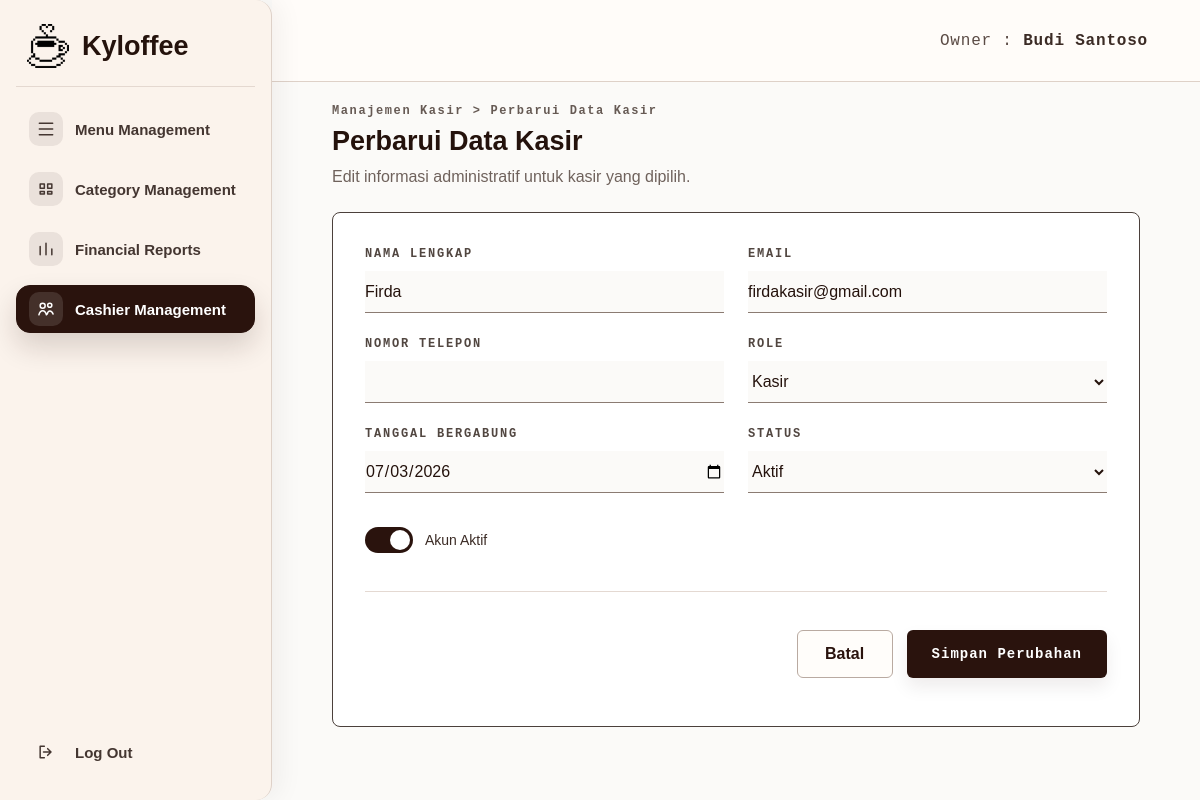
/owner/users/7/edit (signed in), run on the app's committed database.
### tables this page shows
CREATE TABLE users (
                id INTEGER PRIMARY KEY AUTOINCREMENT,
                full_name TEXT NOT NULL,
                email TEXT UNIQUE NOT NULL,
                password_hash TEXT NOT NULL,
                role TEXT NOT NULL,
                created_at TIMESTAMP DEFAULT CURRENT_TIMESTAMP
            , staff_phone TEXT, staff_position TEXT DEFAULT 'Staff', joined_date TEXT, staff_status TEXT DEFAULT 'Aktif', is_active INTEGER NOT NULL DEFAULT 1, owner_id INTEGER);

### app.py (the view, shortened to what this page needs)
@app.route("/owner/users/<int:staff_id>/edit", methods=["GET", "POST"])
@owner_required
def owner_users_edit(staff_id):
    init_db()
    db = get_db()
    role_where = cashier_role_filter("role")
    staff = db.execute(
        f"""
        SELECT id, full_name, email, staff_phone, staff_position, joined_date, staff_status, is_active, created_at
        FROM users
        WHERE id = ? AND {role_where} AND owner_id = ?
        """,
        (staff_id, *CASHIER_ROLE_ALIASES, session.get("user_id")),
    ).fetchone()
    if staff is None:
        flash("Data kasir tidak ditemukan.", "error")
        return redirect(url_for("owner_staff"))
    staff_data = format_staff_member(staff)
    return render_template(
        "owner_staff_edit.html",
        owner_name=get_owner_name(),
        active_page="staff",
        staff=staff_data,
        form_data={},
        staff_positions=STAFF_POSITIONS,
        staff_statuses=STAFF_STATUSES,
        errors=[],
    )

### app.py (called while the page is built, shortened)
def get_db():
    global REMOTE_DB_FAILED
    if "db" not in g:
        should_try_mysql = DB_USE_MYSQL and not (REMOTE_DB_FAILED and DB_FALLBACK_SQLITE)
        sqlite_conn = sqlite3.connect(DATABASE)
        sqlite_conn.row_factory = sqlite3.Row
        g.db = DatabaseConnection(sqlite_conn, is_mysql=False)
    return g.db

def execute_commit(query, params=()):
    db = get_db()
    try:
        cursor = db.execute(query, params)
        db.commit()
        app.logger.debug("DB commit successful: %s", query)
        return cursor
    except Exception:
        db.rollback()
        app.logger.exception("DB write failed and rollback executed.")
        raise

def execute_script_commit(script):
    db = get_db()
    try:
        db.executescript(script)
        db.commit()
        app.logger.debug("DB script commit successful.")
    except Exception:
        db.rollback()
        app.logger.exception("DB schema change failed and rollback executed.")
        raise

def fetch_all_dict(cursor):
    rows = cursor.fetchall()
    if not rows:
        return []
    if isinstance(rows[0], dict):
        return rows
    columns = [col[0] for col in cursor.description]
    return [dict(zip(columns, row)) for row in rows]

def row_to_dict(row):
    if row is None:
        return {}
    if isinstance(row, dict):
        return row
    return dict(row)

def normalize_role_value(role):
    role_key = str(role or "").strip().lower()
    if role_key in CASHIER_ROLE_ALIASES:
        return CASHIER_ROLE
    return role_key

def cashier_role_filter(column="role"):
    placeholders = ", ".join(["?"] * len(CASHIER_ROLE_ALIASES))
    return f"LOWER({column}) IN ({placeholders})"

def parse_db_datetime(value):
    if isinstance(value, datetime):
        return value
    if isinstance(value, date):
        return datetime.combine(value, datetime.min.time())
    value = str(value or "").strip()
    if not value:
        return None
    for candidate in (value, value.replace("Z", "+00:00")):
        try:
            parsed = datetime.fromisoformat(candidate)
            return parsed.replace(tzinfo=None)
        except ValueError:
            continue

def get_owner_name():
    return (
        session.get("full_name")
        or session.get("name")
        or session.get("username")
        or "Owner"
    )

def parse_report_date(value):
    if not value:
        return None
    try:
        return datetime.strptime(value, "%Y-%m-%d").date()
    except ValueError:
        return None

### templates/owner_staff_edit.html (shortened to what this page needs)
<!DOCTYPE html>
<html lang="id">
<head>
    <link rel="stylesheet" href="{{ url_for('static', filename='css/owner_shell.css') }}">
    <link rel="stylesheet" href="{{ url_for('static', filename='css/owner_menu_form.css') }}">
</head>
<body>
    <div class="owner-page">
        {% include 'partials/owner_sidebar.html' %}
        <main class="owner-main">
            <header class="owner-topbar">
                <div class="owner-identity">Owner : <strong>{{ owner_name }}</strong></div>
            </header>
            <section class="owner-content owner-content--form owner-content--staff-form">
                <div class="page-heading">
                    <p class="breadcrumb">Manajemen Kasir &gt; Perbarui Data Kasir</p>
                    <h1>Perbarui Data Kasir</h1>
                    <p class="page-subtitle">Edit informasi administratif untuk kasir yang dipilih.</p>
                </div>
                {% set current_name = form_data.get('full_name') if form_data else staff.full_name %}
                {% set current_email = form_data.get('email') if form_data else staff.email %}
                {% set current_phone = form_data.get('staff_phone') if form_data else staff.phone_value %}
                {% set current_position = 'Kasir' %}
                {% set current_joined = form_data.get('joined_date') if form_data else staff.joined_date_value %}
                {% set current_status = form_data.get('staff_status') if form_data else staff.status %}
                {% set current_active = form_data.get('is_active') if form_data else staff.is_active %}
                <form action="{{ url_for('owner_users_edit', staff_id=staff.id) }}" method="POST" class="staff-form">
                    <div class="form-card staff-form-card staff-form-card--edit">
                        <div class="staff-form-body staff-form-body--edit">
                            <div class="staff-field-row">
                                <div class="field-group">
                                    <label for="full_name">Nama Lengkap</label>
                                    <input type="text" id="full_name" name="full_name" value="{{ current_name }}" required>
                                </div>
                                <div class="field-group">
                                    <label for="email">Email</label>
                                    <input type="email" id="email" name="email" value="{{ current_email }}" required>
                                </div>
                            </div>
                            <div class="staff-field-row">
                                <div class="field-group">
                                    <label for="staff_phone">Nomor Telepon</label>
                                    <input type="tel" id="staff_phone" name="staff_phone" value="{{ current_phone }}" required>
                                </div>
                                <div class="field-group">
                                    <label for="staff_position">Role</label>
                                    <select id="staff_position" name="staff_position" required>
                                        {% for position in staff_positions %}
                                            <option value="{{ position }}" {% if current_position == position %}selected{% endif %}>{{ position }}</option>
                                        {% endfor %}
                                    </select>
                                </div>
                            </div>
                            <div class="staff-field-row">
                                <div class="field-group">
                                    <label for="joined_date">Tanggal Bergabung</label>
                                    <input type="date" id="joined_date" name="joined_date" value="{{ current_joined }}" required>
                                </div>
                                <div class="field-group">
                                    <label for="staff_status">Status</label>
                                    <select id="staff_status" name="staff_status" required>
                                        {% for status in staff_statuses %}
                                            <option value="{{ status }}" {% if current_status == status %}selected{% endif %}>{{ status }}</option>
                                        {% endfor %}
                                    </select>
                                </div>
                            </div>
                            <div class="status-field staff-status-toggle">
                                <button type="button" class="toggle-switch {% if current_active %}is-on{% endif %}" id="statusToggle" aria-pressed="{{ 'true' if current_active else 'false' }}">
                                    <span></span>
                                </button>
                                <span>Akun Aktif</span>
                            </div>
                            <hr>
                            <div class="staff-form-actions">
                                <a href="{{ url_for('owner_staff') }}" class="secondary-button">Batal</a>
                                <button type="submit" class="submit-button">Simpan Perubahan</button>
                            </div>
                        </div>
                    </div>
                </form>
            </section>
        </main>
    </div>
</body>
</html>

### static/css/owner_shell.css (style rules this page uses)
:root { --kyloffee-brown: #2a130d; --kyloffee-brown-2: #3a2118; --kyloffee-cream: #fbf3ec; --kyloffee-soft: #faf8f5; --kyloffee-line: #ded1c8; --kyloffee-muted: #6f625c; --kyloffee-text: #24120c; --kyloffee-white: #ffffff; --kyloffee-danger: #b83a2f; --kyloffee-success: #2f7d4f; --sidebar-expanded-width: 272px; --sidebar-collapsed-width: 88px; --sidebar-width: var(--sidebar-expanded-width); --topbar-height: 82px; }
* { box-sizing: border-box; }
html, body { min-height: 100%; }
body { margin: 0; background: #fbfaf8; color: var(--kyloffee-text); font-family: Arial, Helvetica, sans-serif; overflow-x: hidden; }
a { color: inherit; }
.owner-page { --current-sidebar-width: var(--sidebar-expanded-width); min-height: 100vh; display: flex; align-items: stretch; overflow-x: hidden; }
.owner-main { flex: 1 1 auto; width: auto; min-width: 0; min-height: 100vh; }
.owner-topbar { height: var(--topbar-height); display: flex; align-items: center; justify-content: flex-end; padding: 0 52px; background: rgba(255, 252, 249, 0.94); border-bottom: 1px solid var(--kyloffee-line); }
.owner-identity { font-family: "Courier New", monospace; font-size: 16px; letter-spacing: 0.8px; color: #5b4b45; white-space: nowrap; }
.owner-identity strong { color: #3b2b25; font-weight: 700; }
.owner-content { padding: 24px clamp(28px, 5vw, 72px) 64px; }
.owner-content--form { max-width: 1180px; }
.breadcrumb { margin: 0 0 9px; font-family: "Courier New", monospace; font-size: 12px; font-weight: 700; letter-spacing: 1.6px; color: #665a54; }
.page-heading { margin-bottom: 28px; }
.page-heading h1 { margin: 0 0 11px; font-size: clamp(28px, 3vw, 38px); line-height: 1.05; letter-spacing: 0; }
.page-subtitle { margin: 0; max-width: 720px; color: var(--kyloffee-muted); font-size: 16px; line-height: 1.55; }
.primary-button, .submit-button, .secondary-button { height: 48px; display: inline-flex; align-items: center; justify-content: center; gap: 10px; border-radius: 6px; border: 1px solid transparent; padding: 0 24px; font-weight: 800; text-decoration: none; cursor: pointer; }
.primary-button, .submit-button { background: var(--kyloffee-brown); color: #fff; box-shadow: 0 9px 18px rgba(42, 19, 13, 0.08); }
.secondary-button { background: #fffdfa; color: var(--kyloffee-brown); border-color: #b9aaa1; }

### data on the page
users: full_name "Budi Santoso"
users: full_name "Firda", email "firdakasir@gmail.com"

### other printed values
form field staff_position "Kasir"
form field staff_status "Aktif"
